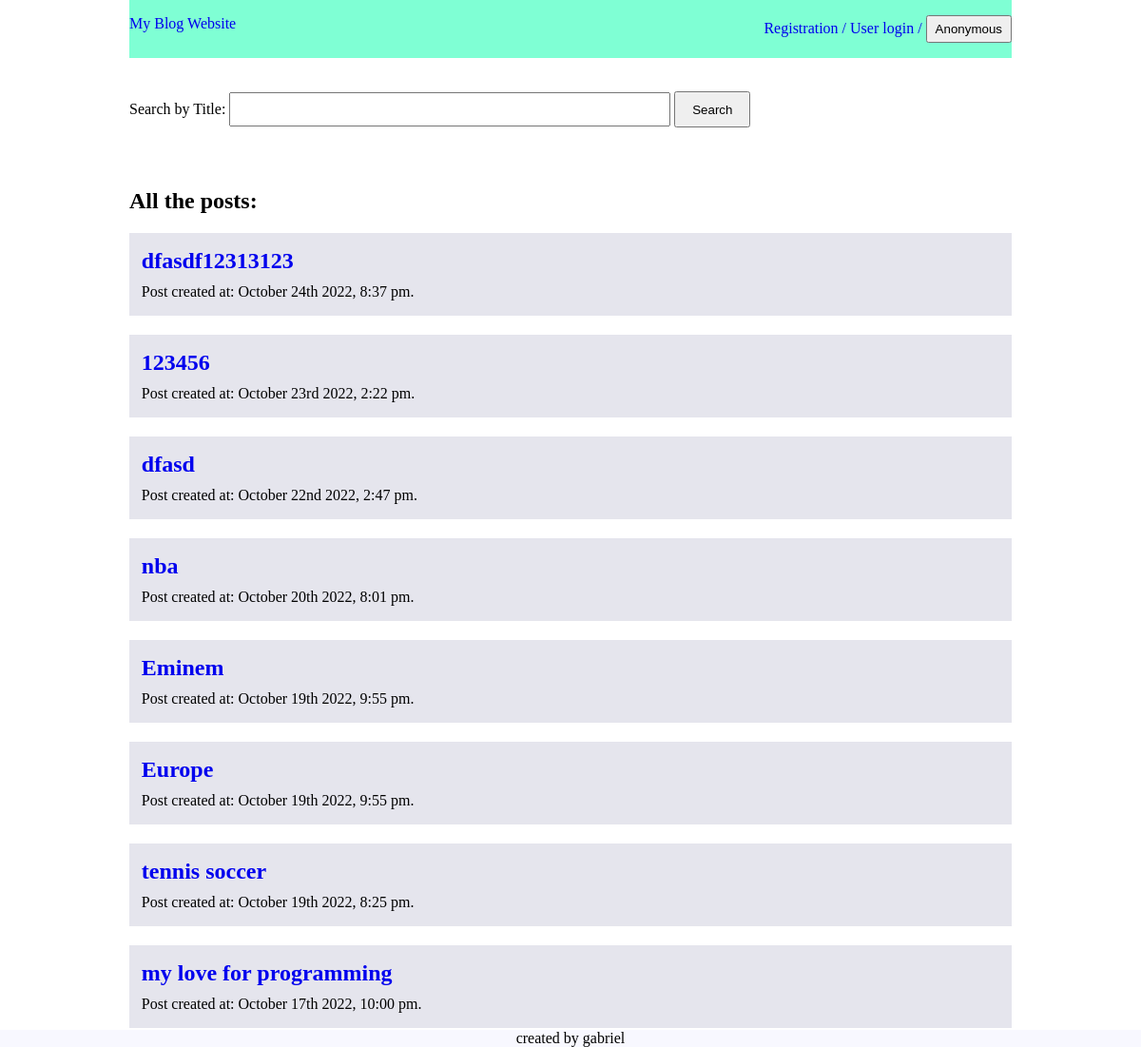
Page /homepage on the earlier database version.
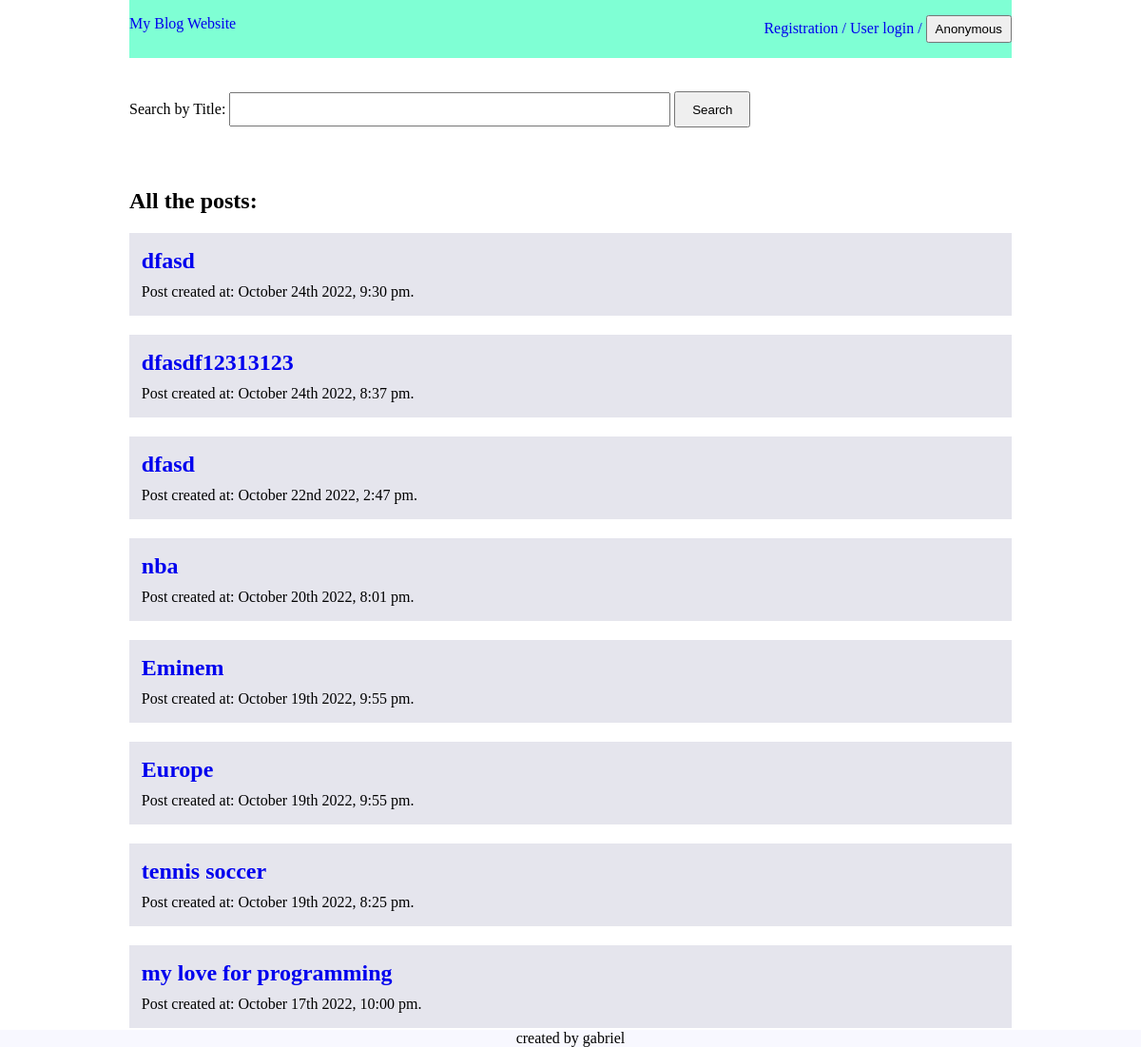
Same page on the later database version.
### blog.py (models this page shows)
class Post(db.Model):
    id = db.Column(db.Integer, primary_key=True)
    title = db.Column(db.String, nullable=False)
    content = db.Column(db.String, nullable=False)
    date_posted = db.Column(db.DateTime, default=datetime.utcnow, nullable=False)
    user_id = db.Column(db.Integer, nullable=False)

### blog.py (the view)
@app.route('/homepage')
def home():
    user_blogs = Post.query.order_by(Post.id.desc()).all()
    return render_template("index.html",blogs=user_blogs)

### templates/index.html (shortened to what this page needs)
<!DOCTYPE html>
<html lang="en">
<head>
    <link rel= "stylesheet" type= "text/css" href= "{{ url_for('static',filename='style.css')}}">
</head>
<body>
    <div class="container">
        <nav>
            <div class="home_link">
                <a href="/homepage">My Blog Website</a>
            </div>
            <div class="nav_link">
                <a href="/registration" id="registration_id">Registration /</a>
                <a href="/login" id="login_id">User login /</a>
                <button id="identity">Anonymous</button>
            </div>
        </nav>
        <form action="/search_post" method="post" id="search_form">
            <div class="field">
                <label for="title">Search by Title:</label>
                <input type="text" id="title" name="title">
                <button class="button_submit" type="submit">Search</button>
            </div>
        </form>
        <main>
            <h2 id="heading">All the posts:</h2>
            {% for blog in blogs %}
            <article class="post">
                <a href="{{url_for('get_post', title=blog.title) }}"><h2>{{blog.title}}</h2></a>
                <p>Post created at: {{ moment(blog.date_posted).format('MMMM Do YYYY, h:mm a') }}.</p>
            </article>
            {% endfor %}
        </main>
        <footer>
            created by gabriel
        </footer>
    </div>
</body>
</html>

### static/style.css (style rules this page uses)
*, *::after, *::before { padding: 0; margin: 0; box-sizing: border-box; }
html { font-size: 16px; }
.container { width: 80%; max-width: 1128px; margin: auto; padding: 0 1rem; }
a { text-decoration: none; }
nav { display: flex; justify-content: space-between; padding-top: 16px; padding-bottom: 16px; margin-bottom: 20px; background-color: aquamarine; }
#identity { padding: 5px 8px; min-width: 70px; }
#search_form { padding-bottom: 20px; }
#search_form #title { width: 50%; }
#search_form button { width: 80px; }
#heading { margin: 20px 0; }
.post { margin: 20px 0; background-color: rgba(198, 198, 216, 0.45); padding: 1em 0; padding-left: 0.8em; }
.post p { margin-top: 10px; }
footer { position: fixed; left: 0; bottom: 0; width: 100%; background-color: ghostwhite; color: black; text-align: center; }
.field { margin-bottom: 1.5rem; }
.field input { width: 50%; height: 2rem; padding: 1rem; margin-top: 1rem; }
.button_submit { width: 100px; padding: 0.6rem; }

Differences in the rows shown:
removed Post: title "123456", date_posted "October 23rd 2022, 2:22 pm"
added Post: title "dfasd", date_posted "October 24th 2022, 9:30 pm"
